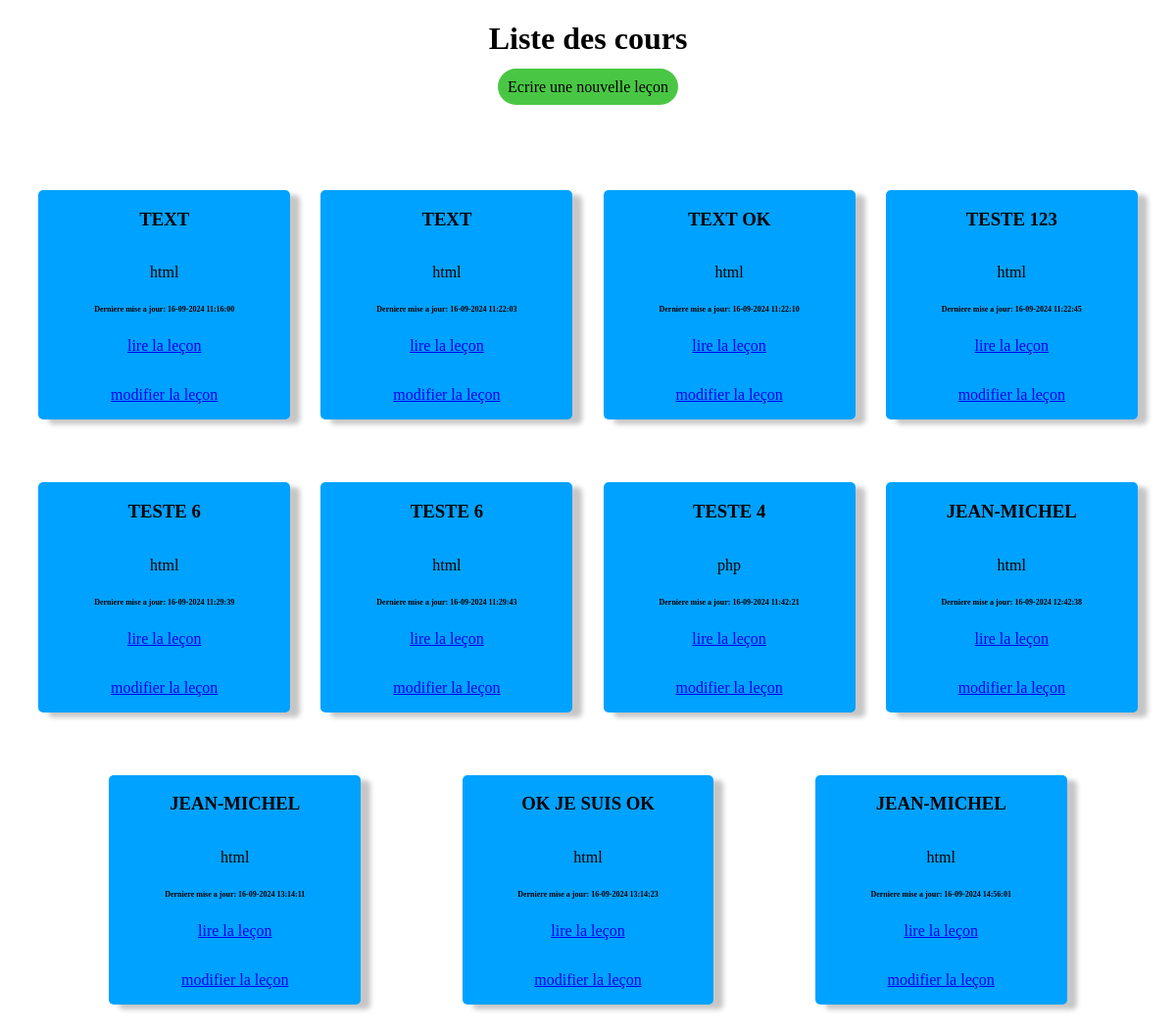
/, run on an earlier commit of the app's database.
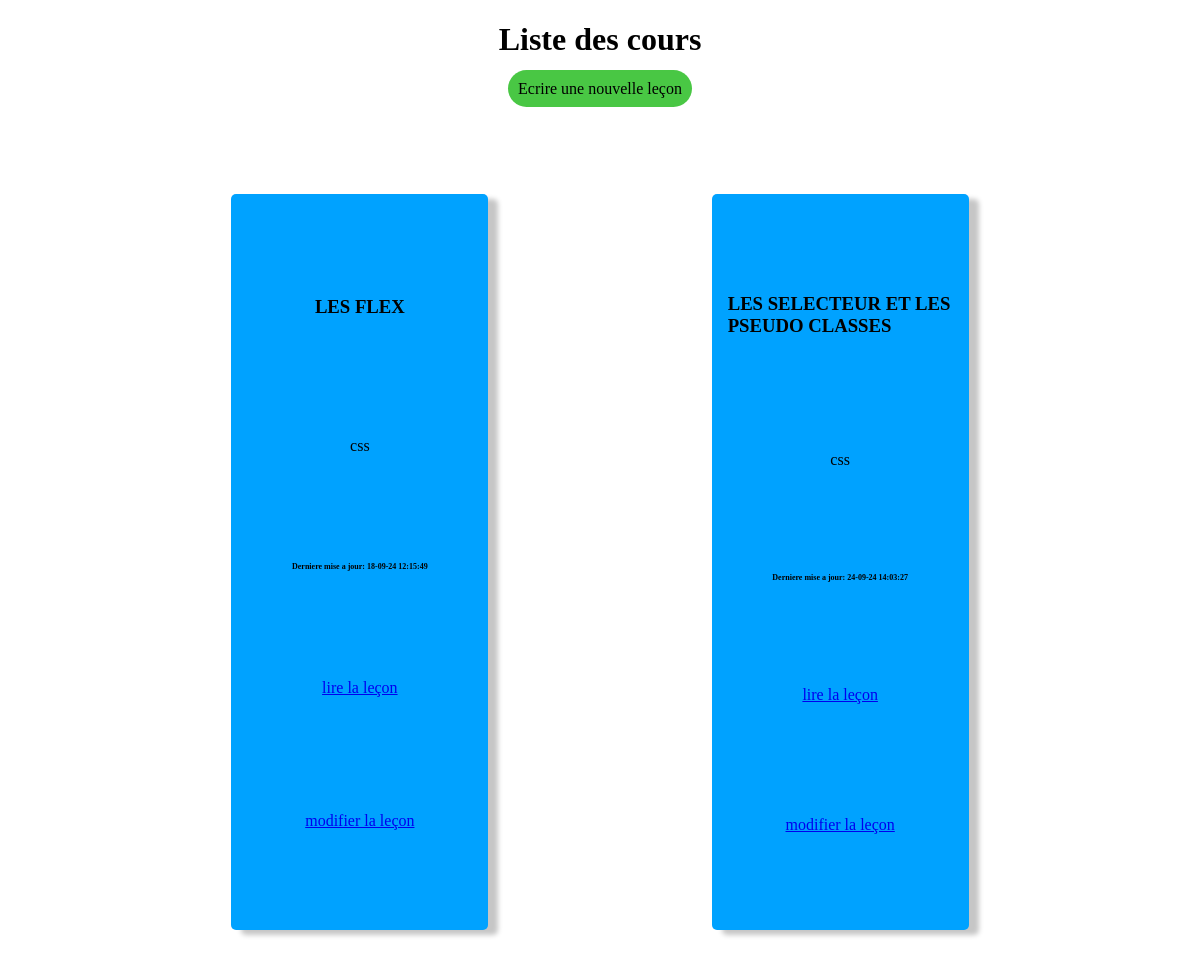
And on a later commit of the database.
### tables this page shows
CREATE TABLE "lesson" (
	"lesson_id"	INTEGER,
	"lesson_name"	TEXT,
	"lesson_category"	TEXT,
	"lesson_content"	TEXT,
	"lesson_modify_at"	TEXT,
	PRIMARY KEY("lesson_id" AUTOINCREMENT)
);

### index.php (the view, shortened to what this page needs)
<?php
    $pdo = new PDO('sqlite:'.dirname(__FILE__).'/data.sqlite');
    $pdo->setAttribute(PDO::ATTR_DEFAULT_FETCH_MODE, PDO::FETCH_ASSOC);
    $sql = "SELECT * FROM lesson ";
    $stmt = $pdo->query($sql);
    $lessons =$stmt->fetchAll();
?>
<!DOCTYPE html>
<html lang="fr">
<head>
    <link rel="stylesheet" href="css/style.css">
</head>
<body>
    <h1 class = "center">Liste des cours</h1>
    <div class="center">
    <a class="lien-bouton" href="new_lesson.php">Ecrire une nouvelle leçon</a>
    </div>
    <div class= "container">
      <?php
        foreach($lessons as $lesson ){
            $maj = mb_strtoupper($lesson['lesson_name']);
            echo
            "<div class= 'flex-test container-vertical'>
                 <h3 classe='center'>$maj</h3>
                 <p >$lesson[lesson_category]</p>
                 <p class='date'> Derniere mise a jour: $lesson[lesson_modify_at]</p>
                 <p ><a href='lesson_read.php?id=$lesson[lesson_id]'>lire la leçon</a></p>
                <p ><a href='lesson.php?id=$lesson[lesson_id]'>modifier la leçon</a></p>
        </div>";
        }
    ?>
    </div>
</body>
</html>

### css/style.css (style rules this page uses)
.lien-bouton { text-decoration: none; color: black; background-color: #49c744; padding: 10px; border-radius: 30px; }
.center { text-align: center; }
.container { margin-top: 4em; min-height: 100vh; width: 100%; display: flex; justify-content: space-evenly; flex-wrap: wrap; }
.flex-test { width: 19%; height: 150px; background-color: rgb(0, 162, 255); border-radius: 5px; box-shadow: 10px 5px 5px #c6c6c6; }
.date { text-align:left; font-size: 0.5em; font-weight: bold; }
.container-vertical { display: flex; flex-direction: column; justify-content:space-evenly ; align-items: center; height: auto; margin: 2em 0 ; padding: 0 1em; }

What changed in the data, as far as the page shows it:
removed lesson: lesson_name "TEXT", lesson_category "html", lesson_modify_at "16-09-2024 11:16:00"
removed lesson: lesson_name "TEXT", lesson_category "html", lesson_modify_at "16-09-2024 11:22:03"
removed lesson: lesson_name "TEXT OK", lesson_category "html", lesson_modify_at "16-09-2024 11:22:10"
removed lesson: lesson_name "TESTE 123", lesson_category "html", lesson_modify_at "16-09-2024 11:22:45"
removed lesson: lesson_name "TESTE 6", lesson_category "html", lesson_modify_at "16-09-2024 11:29:39"
removed lesson: lesson_name "TESTE 6", lesson_category "html", lesson_modify_at "16-09-2024 11:29:43"
removed lesson: lesson_name "TESTE 4", lesson_category "php", lesson_modify_at "16-09-2024 11:42:21"
removed lesson: lesson_name "JEAN-MICHEL", lesson_category "html", lesson_modify_at "16-09-2024 12:42:38"
removed lesson: lesson_name "JEAN-MICHEL", lesson_category "html", lesson_modify_at "16-09-2024 13:14:11"
removed lesson: lesson_name "OK JE SUIS OK", lesson_category "html", lesson_modify_at "16-09-2024 13:14:23"
removed lesson: lesson_name "JEAN-MICHEL", lesson_category "html", lesson_modify_at "16-09-2024 14:56:01"
added lesson: lesson_name "LES FLEX", lesson_category "css", lesson_modify_at "18-09-24 12:15:49"
added lesson: lesson_name "LES SELECTEUR ET LES PSEUDO CLASSES", lesson_category "css", lesson_modify_at "24-09-24 14:03:27"
